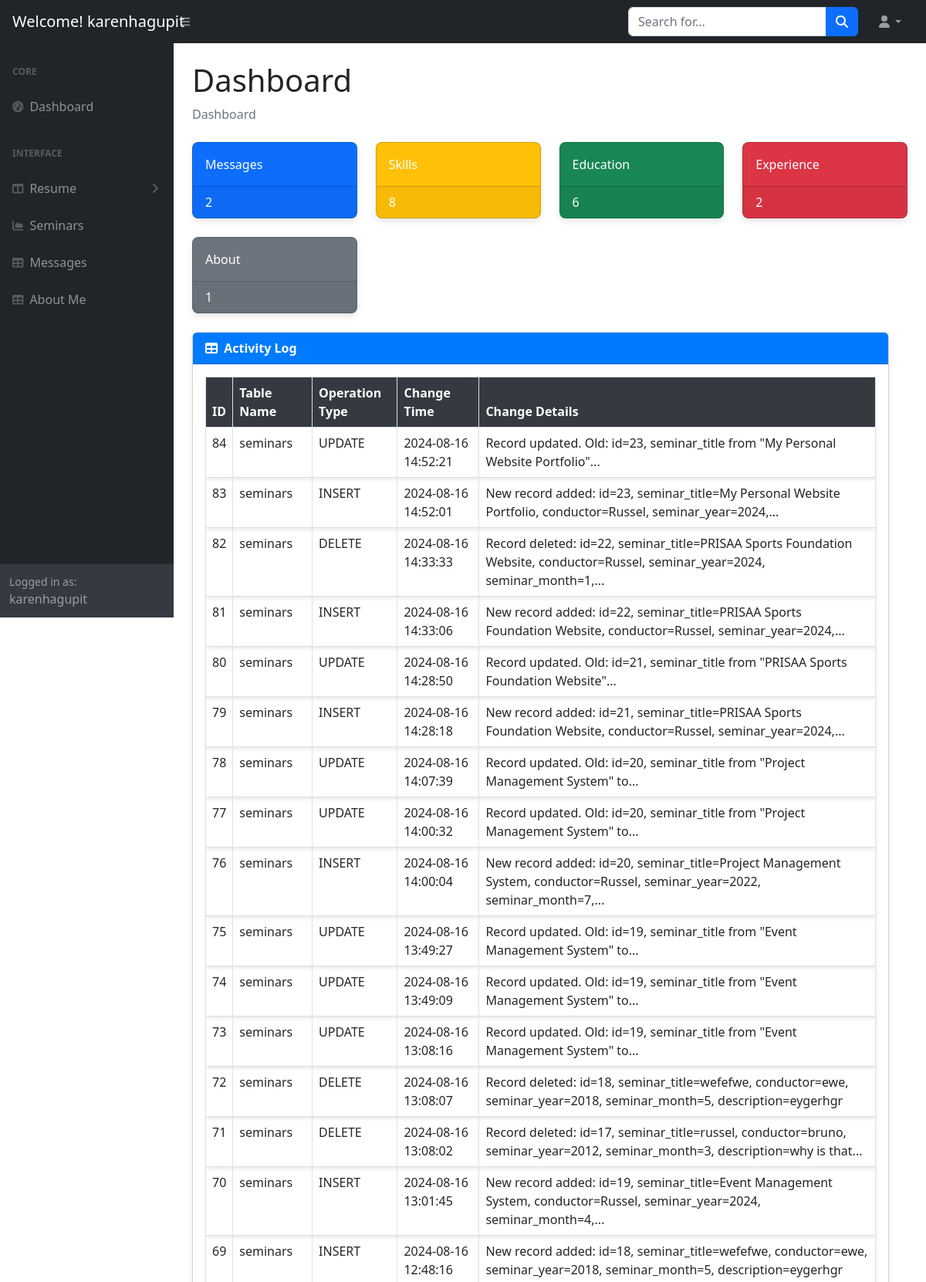
/dashboard/dashboard/dashboard.php (signed in, upper part), run on the app's committed database.
### tables this page shows
CREATE TABLE `audit_trail` (
  `id` int(11) NOT NULL,
  `table_name` varchar(255) DEFAULT NULL,
  `operation_type` varchar(255) DEFAULT NULL,
  `change_time` timestamp NOT NULL DEFAULT current_timestamp(),
  `change_details` text DEFAULT NULL
);

### dashboard/dashboard/dashboard.php (the view, shortened to what this page needs)
<?php
$servername = "localhost";
$username = "u734514591_kenruss";
$password = "RUSSken0617";
$dbname = "u734514591_kenruss";
$conn = new mysqli($servername, $username, $password, $dbname);
$messageCount = $conn->query("SELECT COUNT(*) as count FROM contact")->fetch_assoc()['count'];
$skillsCount = $conn->query("SELECT COUNT(*) as count FROM skills")->fetch_assoc()['count'];
$educationCount = $conn->query("SELECT COUNT(*) as count FROM education")->fetch_assoc()['count'];
$aboutCount = $conn->query("SELECT COUNT(*) as count FROM about")->fetch_assoc()['count'];
$experienceCount = $conn->query("SELECT COUNT(*) as count FROM experience")->fetch_assoc()['count'];
$auditTrail = $conn->query("SELECT * FROM audit_trail ORDER BY change_time DESC");
function formatChangeDetails($change_details, $word_limit = 10) {
    $details = json_decode($change_details, true);
    if (json_last_error() === JSON_ERROR_NONE) {
        $formatted = "";
        foreach ($details as $key => $value) {
            $formatted .= ucfirst(str_replace('_', ' ', $key)) . ": $value, ";
        }
        $formatted = rtrim($formatted, ', ');
    } else {
        $formatted = $change_details;
    }
    $words = explode(' ', $formatted);
    if (count($words) > $word_limit) {
        $formatted = implode(' ', array_slice($words, 0, $word_limit)) . '...';
    }
    return $formatted;
}
?>
<!DOCTYPE html>
<html lang="en">
<head>
    <link href="https://cdn.jsdelivr.net/npm/simple-datatables@7.1.2/dist/style.min.css" rel="stylesheet" />
    <link href="css/styles.css" rel="stylesheet" />
</head>
<body class="sb-nav-fixed">
    <nav class="sb-topnav navbar navbar-expand navbar-dark bg-dark">
        <a class="navbar-brand ps-3" href="index.html">Welcome! <?php echo htmlspecialchars($_SESSION['user']); ?></a>
        <button class="btn btn-link btn-sm order-1 order-lg-0 me-4 me-lg-0" id="sidebarToggle" href="#!"><i class="fas fa-bars"></i></button>
        <form class="d-none d-md-inline-block form-inline ms-auto me-0 me-md-3 my-2 my-md-0">
            <div class="input-group">
                <input class="form-control" type="text" placeholder="Search for..." aria-label="Search for..." aria-describedby="btnNavbarSearch" />
                <button class="btn btn-primary" id="btnNavbarSearch" type="button"><i class="fas fa-search"></i></button>
            </div>
        </form>
        <ul class="navbar-nav ms-auto ms-md-0 me-3 me-lg-4">
            <li class="nav-item dropdown">
                <a class="nav-link dropdown-toggle" id="navbarDropdown" href="#" role="button" data-bs-toggle="dropdown" aria-expanded="false"><i class="fas fa-user fa-fw"></i></a>
            </li>
        </ul>
    </nav>
    <div id="layoutSidenav">
        <div id="layoutSidenav_nav">
            <nav class="sb-sidenav accordion sb-sidenav-dark" id="sidenavAccordion">
                <div class="sb-sidenav-menu">
                    <div class="nav">
                        <div class="sb-sidenav-menu-heading">Core</div>
                        <a class="nav-link" href="dashboard.php">
                            <div class="sb-nav-link-icon"><i class="fas fa-tachometer-alt"></i></div>
                            Dashboard
                        </a>
                        <div class="sb-sidenav-menu-heading">Interface</div>
                        <a class="nav-link collapsed" href="#" data-bs-toggle="collapse" data-bs-target="#collapseLayouts" aria-expanded="false" aria-controls="collapseLayouts">
                            <div class="sb-nav-link-icon"><i class="fas fa-columns"></i></div>
                            Resume
                            <div class="sb-sidenav-collapse-arrow"><i class="fas fa-angle-down"></i></div>
                        </a>
                        <a class="nav-link" href="dash_seminar.php">
                            <div class="sb-nav-link-icon"><i class="fas fa-chart-area"></i></div>
                            Seminars
                        </a>
                        <a class="nav-link" href="message.php">
                            <div class="sb-nav-link-icon"><i class="fas fa-table"></i></div>
                            Messages
                        </a>
                        <a class="nav-link" href="dash_about.php">
                            <div class="sb-nav-link-icon"><i class="fas fa-table"></i></div>
                            About Me
                        </a>
                    </div>
                </div>
                <div class="sb-sidenav-footer">
                    <div class="small">Logged in as:</div>
                    <?php echo htmlspecialchars($_SESSION['user']); ?>
                </div>
            </nav>
        </div>
        <div id="layoutSidenav_content">
            <main>
                <div class="container-fluid px-4">
                    <h1 class="mt-4">Dashboard</h1>
                    <ol class="breadcrumb mb-4">
                        <li class="breadcrumb-item active">Dashboard</li>
                    </ol>
                    <div class="row">
                        <div class="col-xl-3 col-md-6">
                            <div class="card bg-primary text-white mb-4">
                                <div class="card-body">Messages</div>
                                <div class="card-footer d-flex align-items-center justify-content-between">
                                    <span><?php echo $messageCount; ?></span>
                                </div>
                            </div>
                        </div>
                        <div class="col-xl-3 col-md-6">
                            <div class="card bg-warning text-white mb-4">
                                <div class="card-body">Skills</div>
                                <div class="card-footer d-flex align-items-center justify-content-between">
                                    <span><?php echo $skillsCount; ?></span>
                                </div>
                            </div>
                        </div>
                        <div class="col-xl-3 col-md-6">
                            <div class="card bg-success text-white mb-4">
                                <div class="card-body">Education</div>
                                <div class="card-footer d-flex align-items-center justify-content-between">
                                    <span><?php echo $educationCount; ?></span>
                                </div>
                            </div>
                        </div>
                        <div class="col-xl-3 col-md-6">
                            <div class="card bg-danger text-white mb-4">
                                <div class="card-body">Experience</div>
                                <div class="card-footer d-flex align-items-center justify-content-between">
                                    <span><?php echo $experienceCount; ?></span>
                                </div>
                            </div>
                        </div>
                    </div>
                    <div class="row">
                        <div class="col-xl-3 col-md-6">
                            <div class="card bg-secondary text-white mb-4">
                                <div class="card-body">About</div>
                                <div class="card-footer d-flex align-items-center justify-content-between">
                             <span><?php echo $aboutCount; ?></span>
                                </div>
                            </div>
                        </div>
                    <div class="row">
                        <div class="col-xl-12 col-md-12">
                        <div class="card mb-4">
            <div class="card-header">
                <i class="fas fa-table me-1"></i>
                Activity Log
            </div>
            <div class="card-body">
                <table id="datatablesSimple" class="table table-bordered">
                    <thead>
                        <tr>
                            <th>ID</th>
                            <th>Table Name</th>
                            <th>Operation Type</th>
                            <th>Change Time</th>
                            <th>Change Details</th>
                        </tr>
                    </thead>
                    <tbody>
                        <?php while($row = $auditTrail->fetch_assoc()) { ?>
                            <tr>
                                <td><?php echo htmlspecialchars($row['id']); ?></td>
                                <td><?php echo htmlspecialchars($row['table_name']); ?></td>
                                <td><?php echo htmlspecialchars($row['operation_type']); ?></td>
                                <td><?php echo htmlspecialchars($row['change_time']); ?></td>
                                <td><?php echo htmlspecialchars(formatChangeDetails($row['change_details'])); ?></td>
                            </tr>
                        <?php } ?>
                    </tbody>
                </table>
            </div>
        </div>
                        </div>
                    </div>
                </div>
            </main>
        </div>
    </div>
</body>
</html>

### dashboard/dashboard/dashboard.php (style rules this page uses)
.card { border-radius: 0.5rem; box-shadow: 0 4px 8px rgba(0, 0, 0, 0.1); }
.card-header { background-color: #007bff; color: white; font-weight: bold; }
#datatablesSimple { margin: 0; }
#datatablesSimple tbody tr { transition: background-color 0.3s ease, transform 0.3s ease; }
#datatablesSimple tbody tr { box-shadow: 0 2px 5px rgba(0, 0, 0, 0.1); }
#datatablesSimple thead th { background-color: #343a40; color: white; transition: background-color 0.3s ease; }

### data on the page
audit_trail: id "84", table_name "seminars", operation_type "UPDATE", change_time "2024-08-16 14:52:21", change_details "Record updated. Old: id=23, seminar_title from \"My Personal Website Portfolio\"..."
audit_trail: id "83", table_name "seminars", operation_type "INSERT", change_time "2024-08-16 14:52:01", change_details "New record added: id=23, seminar_title=My Personal Website Portfolio, conductor=Russel, seminar_year=2024,..."
audit_trail: id "82", table_name "seminars", operation_type "DELETE", change_time "2024-08-16 14:33:33", change_details "Record deleted: id=22, seminar_title=PRISAA Sports Foundation Website, conductor=Russel, seminar_year=2024, seminar_month=1,..."
audit_trail: id "81", table_name "seminars", operation_type "INSERT", change_time "2024-08-16 14:33:06", change_details "New record added: id=22, seminar_title=PRISAA Sports Foundation Website, conductor=Russel, seminar_year=2024,..."
audit_trail: id "80", table_name "seminars", operation_type "UPDATE", change_time "2024-08-16 14:28:50", change_details "Record updated. Old: id=21, seminar_title from \"PRISAA Sports Foundation Website\"..."
audit_trail: id "79", table_name "seminars", operation_type "INSERT", change_time "2024-08-16 14:28:18", change_details "New record added: id=21, seminar_title=PRISAA Sports Foundation Website, conductor=Russel, seminar_year=2024,..."
audit_trail: id "78", table_name "seminars", operation_type "UPDATE", change_time "2024-08-16 14:07:39", change_details "Record updated. Old: id=20, seminar_title from \"Project Management System\" to..."
audit_trail: id "77", table_name "seminars", operation_type "UPDATE", change_time "2024-08-16 14:00:32", change_details "Record updated. Old: id=20, seminar_title from \"Project Management System\" to..."
audit_trail: id "76", table_name "seminars", operation_type "INSERT", change_time "2024-08-16 14:00:04", change_details "New record added: id=20, seminar_title=Project Management System, conductor=Russel, seminar_year=2022, seminar_month=7,..."
audit_trail: id "75", table_name "seminars", operation_type "UPDATE", change_time "2024-08-16 13:49:27", change_details "Record updated. Old: id=19, seminar_title from \"Event Management System\" to..."
audit_trail: id "74", table_name "seminars", operation_type "UPDATE", change_time "2024-08-16 13:49:09", change_details "Record updated. Old: id=19, seminar_title from \"Event Management System\" to..."
audit_trail: id "73", table_name "seminars", operation_type "UPDATE", change_time "2024-08-16 13:08:16", change_details "Record updated. Old: id=19, seminar_title from \"Event Management System\" to..."
audit_trail: id "72", table_name "seminars", operation_type "DELETE", change_time "2024-08-16 13:08:07", change_details "Record deleted: id=18, seminar_title=wefefwe, conductor=ewe, seminar_year=2018, seminar_month=5, description=eygerhgr"
audit_trail: id "71", table_name "seminars", operation_type "DELETE", change_time "2024-08-16 13:08:02", change_details "Record deleted: id=17, seminar_title=russel, conductor=bruno, seminar_year=2012, seminar_month=3, description=why is that..."
audit_trail: id "70", table_name "seminars", operation_type "INSERT", change_time "2024-08-16 13:01:45", change_details "New record added: id=19, seminar_title=Event Management System, conductor=Russel, seminar_year=2024, seminar_month=4,..."
audit_trail: id "69", table_name "seminars", operation_type "INSERT", change_time "2024-08-16 12:48:16", change_details "New record added: id=18, seminar_title=wefefwe, conductor=ewe, seminar_year=2018, seminar_month=5, description=eygerhgr"

### other printed values
$_SESSION['user'] "karenhagupit"
$messageCount "2"
$skillsCount "8"
$educationCount "6"
$experienceCount "2"
$aboutCount "1"
